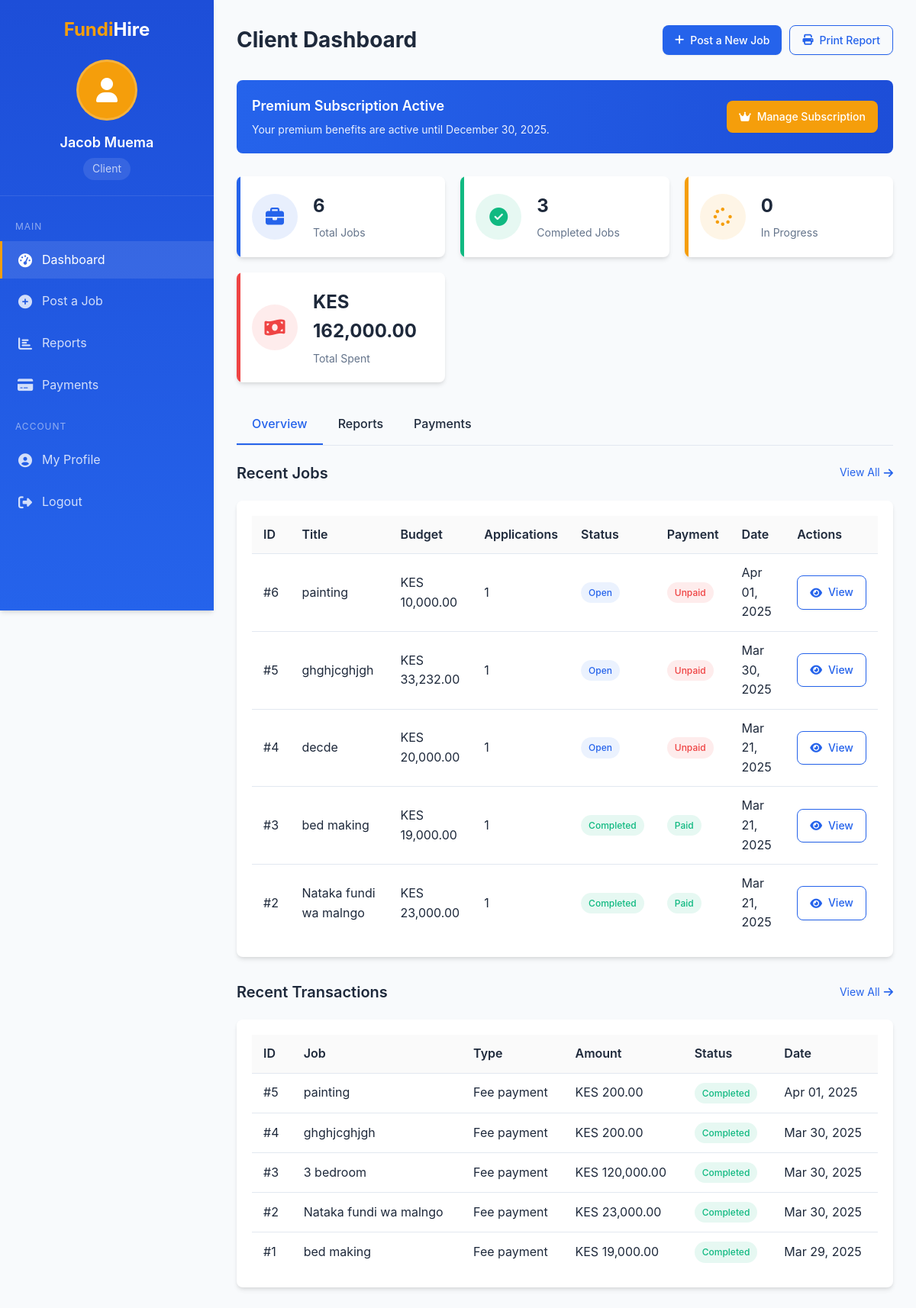
The page /view-job.php (signed in) on the database its author committed.
### tables this page shows
CREATE TABLE `users` (
  `id` int(11) NOT NULL,
  `name` varchar(255) NOT NULL,
  `email` varchar(255) NOT NULL,
  `phone` varchar(20) NOT NULL,
  `password` varchar(255) NOT NULL,
  `user_type` enum('fundi','client') NOT NULL,
  `skills` text DEFAULT NULL,
  `created_at` timestamp NOT NULL DEFAULT current_timestamp(),
  `profile_image` varchar(255) DEFAULT NULL,
  `location` varchar(255) NOT NULL DEFAULT '',
  `bio` text NOT NULL DEFAULT ''
);

CREATE TABLE `subscriptions` (
  `id` int(11) NOT NULL,
  `user_id` int(11) NOT NULL,
  `plan_type` enum('basic','premium','enterprise') NOT NULL DEFAULT 'basic',
  `start_date` date NOT NULL,
  `end_date` date NOT NULL,
  `amount_paid` decimal(10,2) DEFAULT NULL,
  `is_active` tinyint(1) NOT NULL DEFAULT 1,
  `auto_renew` tinyint(1) NOT NULL DEFAULT 0,
  `created_at` timestamp NOT NULL DEFAULT current_timestamp(),
  `updated_at` timestamp NOT NULL DEFAULT current_timestamp() ON UPDATE current_timestamp(),
  `transaction_id` varchar(255) NOT NULL
);

CREATE TABLE `jobs` (
  `id` int(11) NOT NULL,
  `client_id` int(11) NOT NULL,
  `title` varchar(100) NOT NULL,
  `description` text NOT NULL,
  `location` varchar(100) NOT NULL,
  `budget` decimal(10,2) NOT NULL,
  `status` enum('open','assigned','completed','cancelled') DEFAULT 'open',
  `payment_status` enum('unpaid','paid') NOT NULL DEFAULT 'unpaid',
  `is_featured` tinyint(1) NOT NULL DEFAULT 0,
  `completion_date` datetime DEFAULT NULL,
  `created_at` timestamp NOT NULL DEFAULT current_timestamp(),
  `updated_at` timestamp NOT NULL DEFAULT current_timestamp() ON UPDATE current_timestamp()
);

CREATE TABLE `transactions` (
  `id` int(11) NOT NULL,
  `user_id` int(11) NOT NULL,
  `job_id` int(11) DEFAULT NULL,
  `transaction_type` enum('fee_payment','subscription','payout','refund') NOT NULL,
  `amount` decimal(10,2) NOT NULL,
  `fee_amount` decimal(10,2) DEFAULT NULL,
  `status` enum('pending','completed','failed','refunded') NOT NULL DEFAULT 'pending',
  `payment_method` varchar(50) DEFAULT NULL,
  `transaction_reference` varchar(100) DEFAULT NULL,
  `notes` text DEFAULT NULL,
  `created_at` timestamp NOT NULL DEFAULT current_timestamp(),
  `updated_at` timestamp NOT NULL DEFAULT current_timestamp() ON UPDATE current_timestamp()
);

### view-job.php (the view, shortened to what this page needs)
<?php
$host = "localhost";
$user = "root";
$password = "";
$database = "fundihire";
$conn = new mysqli($host, $user, $password, $database);
$user_id = $_SESSION['user_id'];
$client_query = "SELECT * FROM users WHERE id = $user_id";
$client_result = $conn->query($client_query);
$client_data = $client_result->fetch_assoc();
$client_name = $client_data['name'];
$stats_query = "SELECT
            (SELECT COUNT(*) FROM jobs WHERE client_id = $user_id) as total_jobs,
            (SELECT COUNT(*) FROM jobs WHERE client_id = $user_id AND status = 'completed') as completed_jobs,
            (SELECT COUNT(*) FROM jobs WHERE client_id = $user_id AND status = 'open') as open_jobs,
            (SELECT COUNT(*) FROM jobs WHERE client_id = $user_id AND status = 'assigned') as assigned_jobs,
            (SELECT SUM(budget) FROM jobs WHERE client_id = $user_id AND status = 'completed') as total_spent,
            (SELECT SUM(fee_amount) FROM transactions WHERE user_id = $user_id AND transaction_type = 'fee_payment') as total_fees_paid";
$stats_result = $conn->query($stats_query);
$stats = $stats_result->fetch_assoc();
$start_date = isset($_GET['start_date']) ? $_GET['start_date'] : date('Y-m-d', strtotime('-30 days'));
$end_date = isset($_GET['end_date']) ? $_GET['end_date'] : date('Y-m-d');
$jobs_query = "SELECT j.*,
          (SELECT COUNT(*) FROM job_applications WHERE job_id = j.id) as applications_count
          FROM jobs j
          WHERE j.client_id = $user_id";
if ($start_date && $end_date) {
  $jobs_query .= " AND j.created_at BETWEEN '$start_date 00:00:00' AND '$end_date 23:59:59'";
}
$jobs_query .= " ORDER BY j.created_at DESC";
$jobs_result = $conn->query($jobs_query);
$transactions_query = "SELECT t.*, j.title as job_title
                  FROM transactions t
                  LEFT JOIN jobs j ON t.job_id = j.id
                  WHERE t.user_id = $user_id
                  ORDER BY t.created_at DESC LIMIT 5";
$transactions_result = $conn->query($transactions_query);
$subscription_query = "SELECT * FROM subscriptions
                  WHERE user_id = $user_id AND is_active = 1 AND end_date >= CURDATE()
                  ORDER BY end_date DESC LIMIT 1";
$subscription_result = $conn->query($subscription_query);
$has_subscription = $subscription_result->num_rows > 0;
$subscription = $has_subscription ? $subscription_result->fetch_assoc() : null;
?>
<!DOCTYPE html>
<html lang="en">
<head>
  <link rel="stylesheet" href="https://cdnjs.cloudflare.com/ajax/libs/font-awesome/6.4.0/css/all.min.css">
</head>
<body>
<div class="dashboard">
  <aside class="sidebar" id="sidebar">
      <div class="sidebar-header">
          <div class="logo"><span>Fundi</span>Hire</div>
          <div class="user-info">
              <div class="user-avatar">
                  <i class="fas fa-user"></i>
              </div>
              <div class="user-name"><?php echo $client_name; ?></div>
              <div class="user-role">Client</div>
          </div>
      </div>
      <div class="sidebar-menu">
          <div class="menu-section">
              <div class="menu-title">MAIN</div>
              <ul class="menu-items">
                  <li class="menu-item">
                      <a href="client-dashboard.php" class="menu-link active">
                          <i class="fas fa-tachometer-alt"></i> Dashboard
                      </a>
                  </li>
                  <li class="menu-item">
                      <a href="#" class="menu-link" id="post-job-link">
                          <i class="fas fa-plus-circle"></i> Post a Job
                      </a>
                  </li>
                  <li class="menu-item">
                      <a href="#" class="menu-link" onclick="switchTab('reports')">
                          <i class="fas fa-chart-bar"></i> Reports
                      </a>
                  </li>
                  <li class="menu-item">
                      <a href="#" class="menu-link" onclick="switchTab('payments')">
                          <i class="fas fa-credit-card"></i> Payments
                      </a>
                  </li>
              </ul>
          </div>
          <div class="menu-section">
              <div class="menu-title">ACCOUNT</div>
              <ul class="menu-items">
                  <li class="menu-item">
                      <a href="#" class="menu-link" id="profile-link">
                          <i class="fas fa-user-circle"></i> My Profile
                      </a>
                  </li>
                  <li class="menu-item">
                      <a href="logout.php" class="menu-link">
                          <i class="fas fa-sign-out-alt"></i> Logout
                      </a>
                  </li>
              </ul>
          </div>
      </div>
  </aside>
  <main class="main-content">
      <div class="page-header">
          <h1 class="page-title">Client Dashboard</h1>
          <div class="header-actions">
              <button class="btn" id="post-job-btn">
                  <i class="fas fa-plus"></i> Post a New Job
              </button>
              <button class="btn btn-outline" onclick="window.print()">
                  <i class="fas fa-print"></i> Print Report
              </button>
          </div>
      </div>
      <?php if (!$has_subscription): ?>
          <div class="subscription-banner">
              <div class="subscription-info">
                  <div class="subscription-title">Upgrade to Premium</div>
                  <div class="subscription-description">Get featured job listings, priority support, and more for just KES 1,000 per month.</div>
              </div>
              <a href="mpesa-subscription.php" class="btn btn-warning">
                  <i class="fas fa-crown"></i> Upgrade Now
              </a>
          </div>
      <?php else: ?>
          <div class="subscription-banner">
              <div class="subscription-info">
                  <div class="subscription-title">Premium Subscription Active</div>
                  <div class="subscription-description">Your premium benefits are active until <?php echo date('F d, Y', strtotime($subscription['end_date'])); ?>.</div>
              </div>
              <a href="mpesa-subscription.php" class="btn btn-warning">
                  <i class="fas fa-crown"></i> Manage Subscription
              </a>
          </div>
      <?php endif; ?>
      <div class="stats-grid">
          <div class="stat-card primary">
              <div class="stat-icon primary">
                  <i class="fas fa-briefcase"></i>
              </div>
              <div class="stat-info">
                  <div class="stat-value"><?php echo $stats['total_jobs'] ?: 0; ?></div>
                  <div class="stat-label">Total Jobs</div>
              </div>
          </div>
          <div class="stat-card success">
              <div class="stat-icon success">
                  <i class="fas fa-check-circle"></i>
              </div>
              <div class="stat-info">
                  <div class="stat-value"><?php echo $stats['completed_jobs'] ?: 0; ?></div>
                  <div class="stat-label">Completed Jobs</div>
              </div>
          </div>
          <div class="stat-card warning">
              <div class="stat-icon warning">
                  <i class="fas fa-spinner"></i>
              </div>
              <div class="stat-info">
                  <div class="stat-value"><?php echo $stats['assigned_jobs'] ?: 0; ?></div>
                  <div class="stat-label">In Progress</div>
              </div>
          </div>
          <div class="stat-card danger">
              <div class="stat-icon danger">
                  <i class="fas fa-money-bill-wave"></i>
              </div>
              <div class="stat-info">
                  <div class="stat-value">KES <?php echo number_format($stats['total_spent'] ?: 0, 2); ?></div>
                  <div class="stat-label">Total Spent</div>
              </div>
          </div>
      </div>
      <div class="tabs">
          <div class="tab active" data-tab="overview">Overview</div>
          <div class="tab" data-tab="reports">Reports</div>
          <div class="tab" data-tab="payments">Payments</div>
      </div>
      <div id="overview" class="tab-content active">
          <div class="dashboard-section">
              <div class="section-header">
                  <h2 class="section-title">Recent Jobs</h2>
                  <a href="#" class="section-action" onclick="switchTab('reports')">View All <i class="fas fa-arrow-right"></i></a>
              </div>
              <div class="card">
                  <div class="card-body">
                      <div class="table-responsive">
                          <table class="table">
                              <thead>
                                  <tr>
                                      <th>ID</th>
                                      <th>Title</th>
                                      <th>Budget</th>
                                      <th>Applications</th>
                                      <th>Status</th>
                                      <th>Payment</th>
                                      <th>Date</th>
                                      <th>Actions</th>
                                  </tr>
                              </thead>
                              <tbody>
                                  <?php
                                  $count = 0;
                                  if ($jobs_result->num_rows > 0):
                                      while ($job = $jobs_result->fetch_assoc()):
                                          if ($count++ < 5):
                                  ?>
                                      <tr>
                                          <td>#<?php echo $job['id']; ?></td>
                                          <td><?php echo htmlspecialchars($job['title']); ?></td>
                                          <td>KES <?php echo number_format($job['budget'], 2); ?></td>
                                          <td><?php echo $job['applications_count']; ?></td>
                                          <td><span class="status-badge status-<?php echo $job['status']; ?>"><?php echo ucfirst($job['status']); ?></span></td>
                                          <td><span class="status-badge status-<?php echo $job['payment_status']; ?>"><?php echo ucfirst($job['payment_status']); ?></span></td>
                                          <td><?php echo date('M d, Y', strtotime($job['created_at'])); ?></td>
                                          <td>
                                              <div class="btn-group">
                                                  <a href="view-job.php?id=<?php echo $job['id']; ?>" class="btn btn-outline btn-sm">
                                                      <i class="fas fa-eye"></i> View
                                                  </a>
                                              </div>
                                          </td>
                                      </tr>
                                  <?php
                                          endif;
                                      endwhile;
                                  else:
                                  ?>
                                      <tr>
                                          <td colspan="8" class="text-center">No jobs found.</td>
                                      </tr>
                                  <?php endif; ?>
                              </tbody>
                          </table>
                      </div>
                  </div>
              </div>
          </div>
          <div class="dashboard-section">
              <div class="section-header">
                  <h2 class="section-title">Recent Transactions</h2>
                  <a href="#" class="section-action" onclick="switchTab('payments')">View All <i class="fas fa-arrow-right"></i></a>
              </div>
              <div class="card">
                  <div class="card-body">
                      <div class="table-responsive">
                          <table class="table">
                              <thead>
                                  <tr>
                                      <th>ID</th>
                                      <th>Job</th>
                                      <th>Type</th>
                                      <th>Amount</th>
                                      <th>Status</th>
                                      <th>Date</th>
                                  </tr>
                              </thead>
                              <tbody>
                                  <?php if ($transactions_result->num_rows > 0): ?>
                                      <?php while ($transaction = $transactions_result->fetch_assoc()): ?>
                                          <tr>
                                              <td>#<?php echo $transaction['id']; ?></td>
                                              <td><?php echo $transaction['job_title'] ? htmlspecialchars($transaction['job_title']) : 'N/A'; ?></td>
                                              <td><?php echo ucfirst(str_replace('_', ' ', $transaction['transaction_type'])); ?></td>
                                              <td>KES <?php echo number_format($transaction['amount'], 2); ?></td>
                                              <td><span class="status-badge status-<?php echo $transaction['status']; ?>"><?php echo ucfirst($transaction['status']); ?></span></td>
                                              <td><?php echo date('M d, Y', strtotime($transaction['created_at'])); ?></td>
                                          </tr>
                                      <?php endwhile; ?>
                                  <?php else: ?>
                                      <tr>
                                          <td colspan="6" class="text-center">No transactions found.</td>
                                      </tr>
                                  <?php endif; ?>
                              </tbody>
                          </table>
                      </div>
                  </div>
              </div>
          </div>
      </div>
  </main>
</div>
</body>
</html>

### rows shown on the page
users: name "Jacob Muema"
subscriptions: end_date "December 30, 2025"
jobs: id "6", title "painting", budget "10,000.00", applications_count "1", status "Open", payment_status "Unpaid", created_at "Apr 01, 2025"
jobs: id "5", title "ghghjcghjgh", budget "33,232.00", applications_count "1", status "Open", payment_status "Unpaid", created_at "Mar 30, 2025"
jobs: id "4", title "decde", budget "20,000.00", applications_count "1", status "Open", payment_status "Unpaid", created_at "Mar 21, 2025"
jobs: id "3", title "bed making", budget "19,000.00", applications_count "1", status "Completed", payment_status "Paid", created_at "Mar 21, 2025"
jobs: id "2", title "Nataka fundi wa malngo", budget "23,000.00", applications_count "1", status "Completed", payment_status "Paid", created_at "Mar 21, 2025"
transactions: id "5", job.title "painting", transaction_type "Fee payment", amount "200.00", status "Completed", created_at "Apr 01, 2025"
transactions: id "4", job.title "ghghjcghjgh", transaction_type "Fee payment", amount "200.00", status "Completed", created_at "Mar 30, 2025"
transactions: id "3", job.title "3 bedroom", transaction_type "Fee payment", amount "120,000.00", status "Completed", created_at "Mar 30, 2025"
transactions: id "2", job.title "Nataka fundi wa malngo", transaction_type "Fee payment", amount "23,000.00", status "Completed", created_at "Mar 30, 2025"
transactions: id "1", job.title "bed making", transaction_type "Fee payment", amount "19,000.00", status "Completed", created_at "Mar 29, 2025"

### other values the page prints
$stats['total_jobs'] ?: 0 "6"
$stats['completed_jobs'] ?: 0 "3"
$stats['assigned_jobs'] ?: 0 "0"
$stats['total_spent'] ?: 0 "162,000.00"
